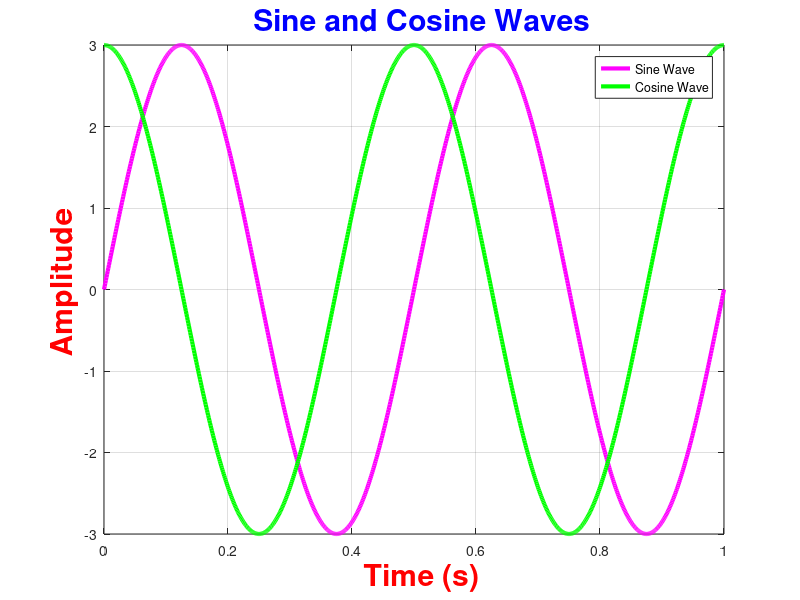

This figure's MATLAB source:
fs = 1000;
f = 2;

t = 0:1/fs:1;

y = 3*sin(2*pi*f*t);        % Sine wave, amplitude = 3
z = 3*cos(2*pi*f*t);        % Cosine wave, amplitude = 3

figure

plot(t, y, 'm', 'LineWidth', 3)
hold on       % Hold on telling MATLAB= “Don't erase the current graph; keep it and put the next plot on top of it.”
plot(t, z, 'g', 'LineWidth', 3)

xlabel('\bf \color{red} \fontsize{30} Time (s)')
ylabel('\bf \color{red} \fontsize{30} Amplitude')
title('\bf \color{blue} \fontsize{30} Sine and Cosine Waves')

legend('Sine Wave', 'Cosine Wave')
grid on
